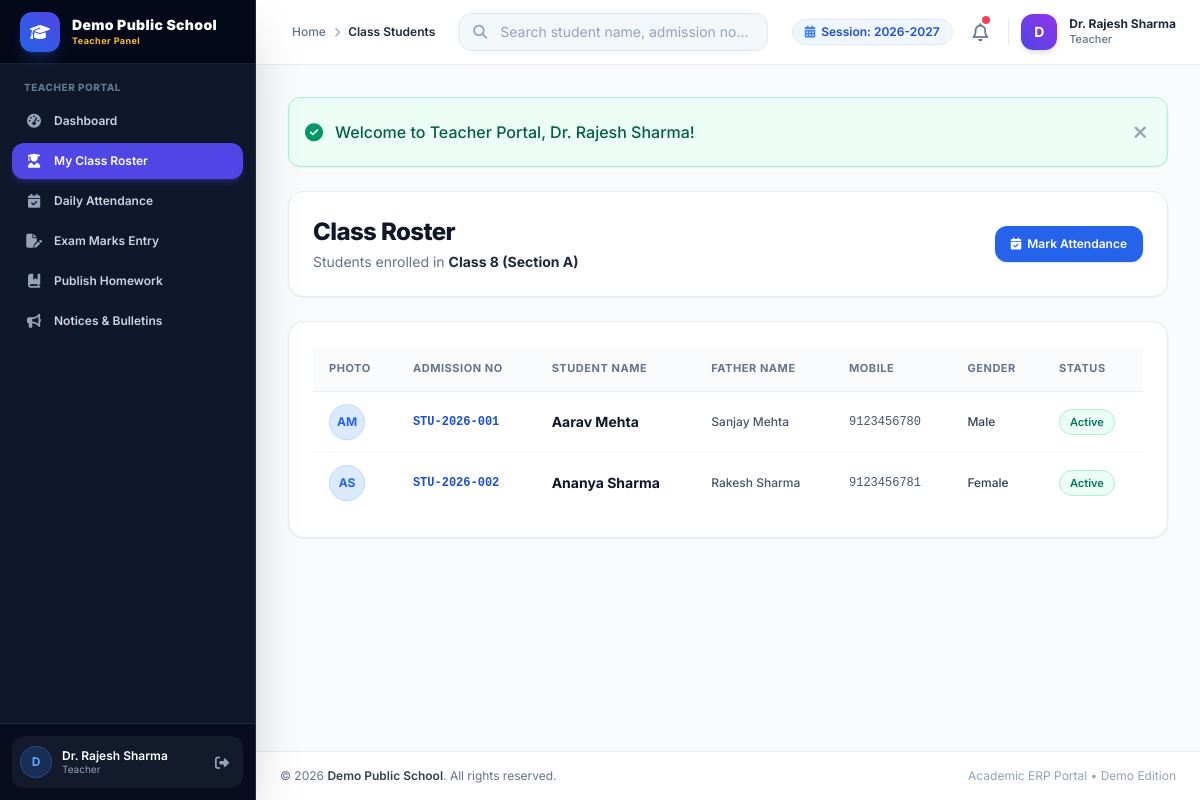
The page /teacher/students/index.php (signed in) on the database its author committed.
### tables this page shows
CREATE TABLE `school_settings` (
  `id` INT AUTO_INCREMENT PRIMARY KEY,
  `setting_key` VARCHAR(100) NOT NULL UNIQUE,
  `setting_value` TEXT DEFAULT NULL,
  `updated_at` DATETIME DEFAULT CURRENT_TIMESTAMP ON UPDATE CURRENT_TIMESTAMP
);

CREATE TABLE `classes` (
  `id` INT AUTO_INCREMENT PRIMARY KEY,
  `class_name` VARCHAR(50) NOT NULL,
  `section` VARCHAR(20) NOT NULL,
  `teacher_id` INT DEFAULT NULL,
  `room_number` VARCHAR(30) NOT NULL,
  `academic_session` VARCHAR(30) NOT NULL DEFAULT '2026-2027',
  `created_at` DATETIME DEFAULT CURRENT_TIMESTAMP,
  `updated_at` DATETIME DEFAULT CURRENT_TIMESTAMP ON UPDATE CURRENT_TIMESTAMP,
  FOREIGN KEY (`teacher_id`) REFERENCES `teachers`(`id`) ON DELETE SET NULL
);

CREATE TABLE `students` (
  `id` INT AUTO_INCREMENT PRIMARY KEY,
  `admission_no` VARCHAR(30) NOT NULL UNIQUE,
  `password` VARCHAR(255) DEFAULT NULL,
  `first_name` VARCHAR(50) NOT NULL,
  `last_name` VARCHAR(50) NOT NULL,
  `father_name` VARCHAR(100) NOT NULL,
  `mother_name` VARCHAR(100) NOT NULL,
  `dob` DATE NOT NULL,
  `gender` ENUM('Male', 'Female', 'Other') NOT NULL,
  `class_id` INT NOT NULL,
  `section` VARCHAR(20) NOT NULL,
  `mobile` VARCHAR(20) NOT NULL,
  `email` VARCHAR(100) DEFAULT NULL,
  `address` TEXT,
  `admission_date` DATE NOT NULL,
  `photo` VARCHAR(255) DEFAULT NULL,
  `status` ENUM('Active', 'Inactive', 'Graduated') DEFAULT 'Active',
  `created_at` DATETIME DEFAULT CURRENT_TIMESTAMP,
  `updated_at` DATETIME DEFAULT CURRENT_TIMESTAMP ON UPDATE CURRENT_TIMESTAMP,
  FOREIGN KEY (`class_id`) REFERENCES `classes`(`id`) ON DELETE CASCADE
);

### teacher/students/index.php (the view, shortened to what the rows shown need)
<?php
require_once __DIR__ . '/../../includes/auth.php';
$teacher_id_pk = $_SESSION['teacher_id_pk'] ?? 0;
try {
    $class_stmt = $pdo->prepare("SELECT * FROM classes WHERE teacher_id = :teacher_id LIMIT 1");
    $class_stmt->execute(['teacher_id' => $teacher_id_pk]);
    $assigned_class = $class_stmt->fetch();
    $students = [];
    if ($assigned_class) {
        $stmt = $pdo->prepare("SELECT s.*, c.class_name FROM students s JOIN classes c ON s.class_id = c.id WHERE s.class_id = :class_id ORDER BY s.first_name ASC");
        $stmt->execute(['class_id' => $assigned_class['id']]);
        $students = $stmt->fetchAll();
    }
} catch (PDOException $e) {
    set_flash('error', 'Error fetching class students: ' . $e->getMessage());
    $students = [];
}
require_once __DIR__ . '/../../includes/header.php';
?>
<div class="space-y-6">
    <div class="flex flex-col sm:flex-row sm:items-center justify-between gap-4 bg-white p-6 rounded-2xl border border-slate-200/80 shadow-sm">
        <div>
            <h1 class="text-2xl font-extrabold text-slate-900 tracking-tight">Class Roster</h1>
            <p class="text-sm text-slate-500 mt-1">
                Students enrolled in <span class="font-bold text-slate-800"><?= e($assigned_class['class_name'] ?? 'Class') ?> (Section <?= e($assigned_class['section'] ?? '') ?>)</span>
            </p>
        </div>
    </div>
    <div class="bg-white rounded-2xl border border-slate-200/80 shadow-sm overflow-hidden p-6">
        <div class="overflow-x-auto">
            <table class="w-full text-left border-collapse">
                <thead>
                    <tr class="bg-slate-50/80 border-b border-slate-200/80 text-[11px] font-bold text-slate-500 uppercase tracking-wider">
                        <th class="py-3.5 px-4">Photo</th>
                        <th class="py-3.5 px-4">Admission No</th>
                        <th class="py-3.5 px-4">Student Name</th>
                        <th class="py-3.5 px-4">Father Name</th>
                        <th class="py-3.5 px-4">Mobile</th>
                        <th class="py-3.5 px-4">Gender</th>
                        <th class="py-3.5 px-4">Status</th>
                    </tr>
                </thead>
                <tbody class="divide-y divide-slate-100 text-sm font-medium text-slate-700">
                    <?php if (empty($students)): ?>
                        <tr>
                            <td colspan="7" class="py-12 text-center text-slate-400">No students enrolled in your assigned class.</td>
                        </tr>
                    <?php else: ?>
                        <?php foreach ($students as $s): ?>
                            <tr class="hover:bg-slate-50/80 transition-colors">
                                <td class="py-3 px-4">
                                    <div class="w-9 h-9 rounded-full bg-blue-100 text-blue-600 font-bold flex items-center justify-center text-xs overflow-hidden border border-blue-200 shadow-sm">
                                        <?php if (!empty($s['photo']) && file_exists(__DIR__ . '/../../assets/uploads/' . $s['photo'])): ?>
                                            <img src="<?= base_url('assets/uploads/' . e($s['photo'])) ?>" alt="Photo" class="w-full h-full object-cover">
                                        <?php else: ?>
                                            <?= strtoupper(substr($s['first_name'], 0, 1) . substr($s['last_name'], 0, 1)) ?>
                                        <?php endif; ?>
                                    </div>
                                </td>
                                <td class="py-3 px-4 font-mono text-xs font-bold text-blue-700"><?= e($s['admission_no']) ?></td>
                                <td class="py-3 px-4 font-bold text-slate-900"><?= e($s['first_name'] . ' ' . $s['last_name']) ?></td>
                                <td class="py-3 px-4 text-xs text-slate-600"><?= e($s['father_name']) ?></td>
                                <td class="py-3 px-4 text-xs font-mono text-slate-600"><?= e($s['mobile']) ?></td>
                                <td class="py-3 px-4 text-xs"><?= e($s['gender']) ?></td>
                                <td class="py-3 px-4">
                                    <span class="inline-flex items-center px-2.5 py-0.5 rounded-full text-[11px] font-semibold bg-emerald-50 text-emerald-700 border border-emerald-200">
                                        <?= e($s['status']) ?>
                                    </span>
                                </td>
                            </tr>
                        <?php endforeach; ?>
                    <?php endif; ?>
                </tbody>
            </table>
        </div>
    </div>
</div>
<?php require_once __DIR__ . '/../../includes/footer.php'; ?>

### includes/sidebar.php (shortened to what the rows shown need)
<?php
if (is_admin()) {
    $dash_url = base_url('admin/dashboard.php');
    $role_badge = 'Admin Panel';
    $role_label = 'Administrator';
} elseif (is_accountant()) {
    $dash_url = base_url('admin/accounts/index.php');
    $role_badge = 'Accounts Dept';
    $role_label = 'Accountant';
} elseif (is_teacher()) {
    $dash_url = base_url('teacher/dashboard.php');
    $role_badge = 'Teacher Panel';
} else {
    $dash_url = base_url('student/dashboard.php');
    $role_badge = 'Student & Parent';
    $role_label = 'Student / Parent';
}
?>
<aside id="sidebar" class="fixed inset-y-0 left-0 z-50 w-64 bg-slate-900 text-slate-300 transform -translate-x-full md:translate-x-0 md:static md:inset-0 transition-transform duration-300 ease-in-out flex flex-col justify-between shadow-2xl border-r border-slate-800 no-print">
    <div>
        <div class="h-16 flex items-center justify-between px-5 bg-slate-950/80 border-b border-slate-800/80">
            <a href="<?= $dash_url ?>" class="flex items-center space-x-3 group">
                <div class="overflow-hidden">
                    <span class="font-black text-sm text-white tracking-wide block leading-tight truncate"><?= e(get_school_name()) ?></span>
                    <span class="text-[9px] text-amber-400 font-bold tracking-wider block truncate"><?= e($role_badge) ?></span>
                </div>
            </a>
        </div>
    </div>
</aside>

### includes/navbar.php (shortened to what the rows shown need)
<?php
$current_academic_session = get_school_setting('academic_session', '2026-2027');
?>
<header class="sticky top-0 z-30 bg-white/90 backdrop-blur-md border-b border-slate-200/80 no-print">
    <div class="flex items-center justify-between h-16 px-4 md:px-6">
        <div class="flex items-center space-x-3">
            <div class="hidden lg:flex items-center space-x-1.5 px-3 py-1 bg-blue-50 text-blue-700 rounded-full text-xs font-semibold border border-blue-100">
                <i class="fa-solid fa-calendar-days text-blue-500"></i>
                <span>Session: <?= e($current_academic_session) ?></span>
            </div>
        </div>
    </div>
</header>

### includes/footer.php (shortened to what the rows shown need)
            </main>
            <footer class="bg-white border-t border-slate-200/80 py-4 px-6 mt-auto text-center text-xs text-slate-500 flex flex-col sm:flex-row items-center justify-between no-print">
                <p>&copy; <?= date('Y') ?> <span class="font-semibold text-slate-700"><?= e(get_school_name()) ?></span>. All rights reserved.</p>
            </footer>
        </div>
    </div>
</body>
</html>

### rows shown on the page
school_settings: setting_value "Demo Public School"
school_settings: setting_value "2026-2027"
classes: class_name "Class 8", section "A"
students: first_name+last_name "AM", admission_no "STU-2026-001", first_name+last_name "Aarav Mehta", father_name "Sanjay Mehta", mobile "9123456780", gender "Male", status "Active"
students: first_name+last_name "AS", admission_no "STU-2026-002", first_name+last_name "Ananya Sharma", father_name "Rakesh Sharma", mobile "9123456781", gender "Female", status "Active"

### other values the page prints
$role_badge "Teacher Panel"
substr($_SESSION['full_name'] ?? 'U', 0, 1) "D"
$_SESSION['full_name'] "Dr. Rajesh Sharma"
$role_label "Teacher"
$page_title "Class Students"
$nav_role_title "Teacher"
$flash['text'] "Welcome to Teacher Portal, Dr. Rajesh Sharma!"
